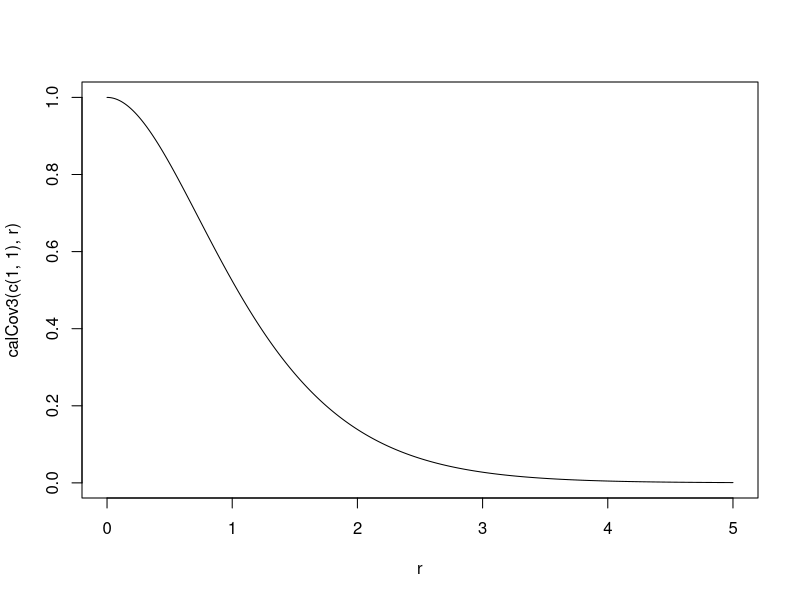
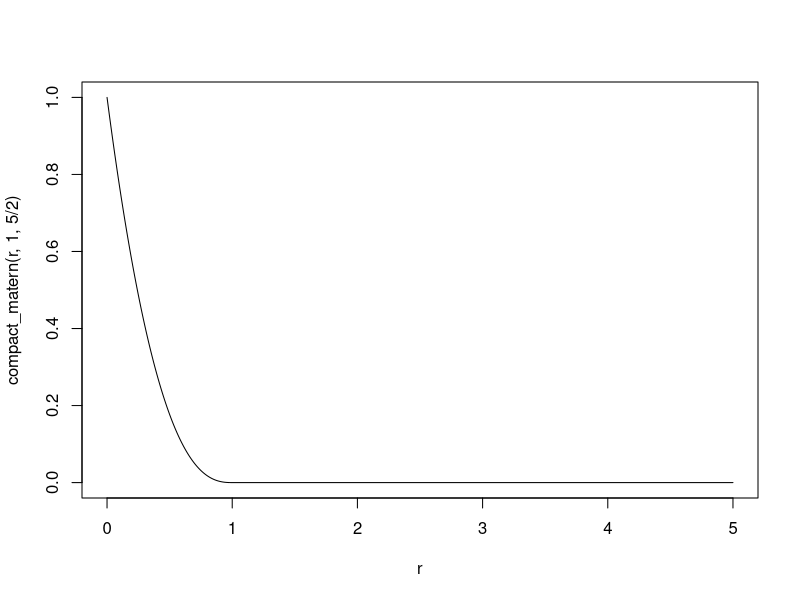
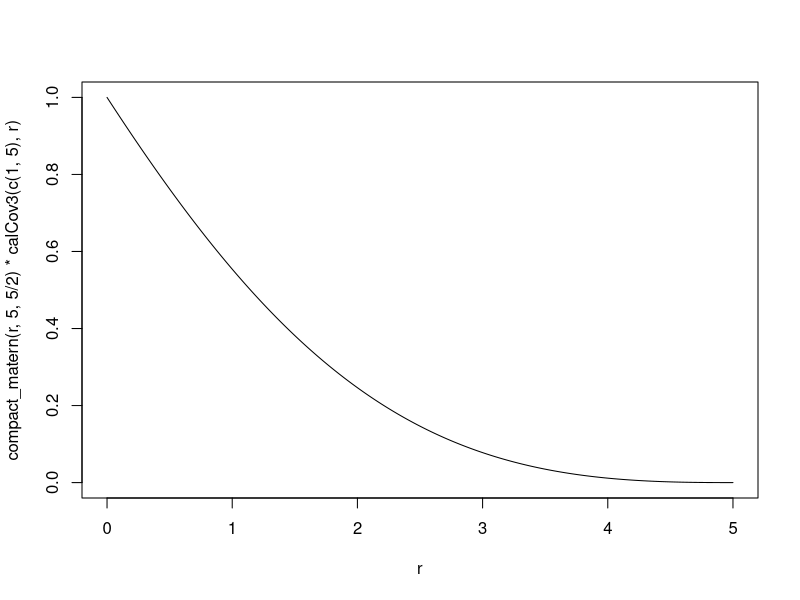
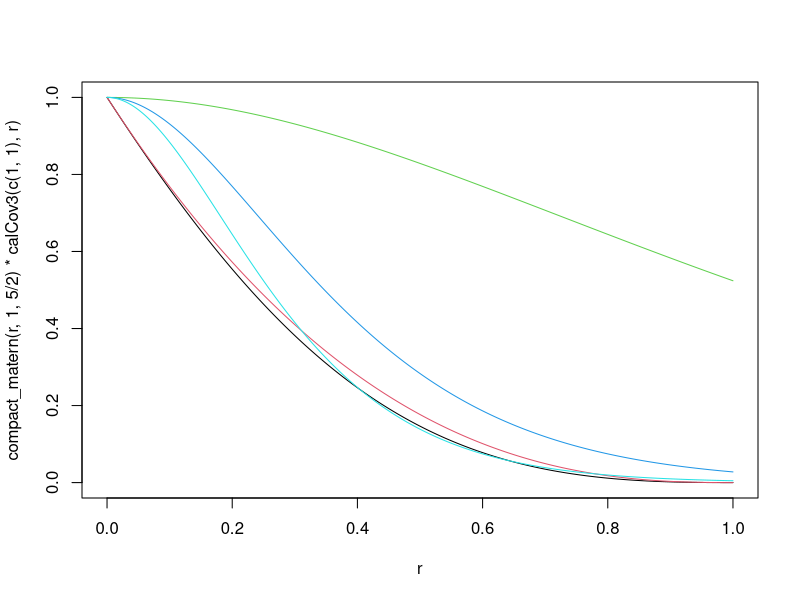
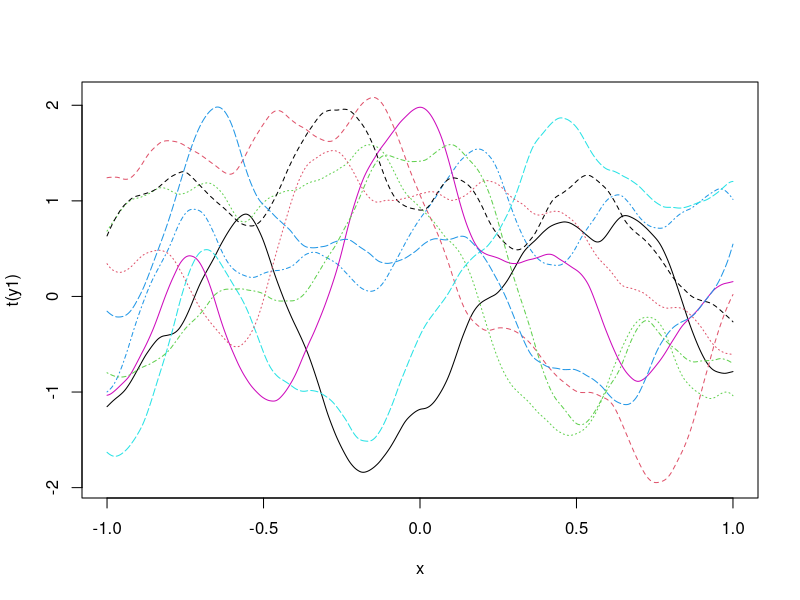
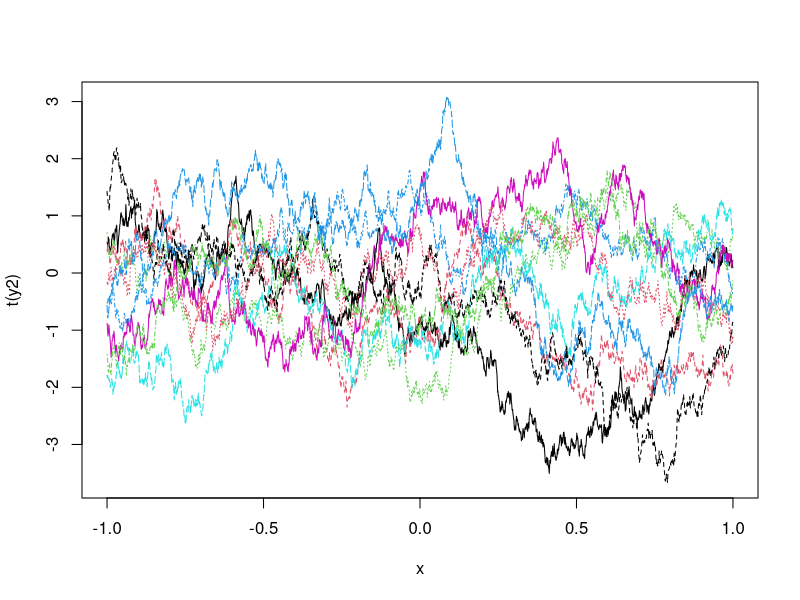
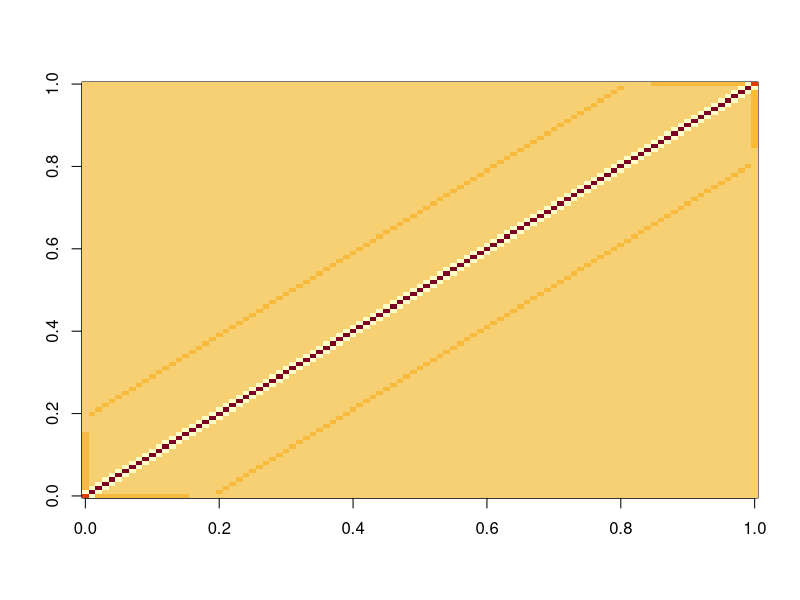
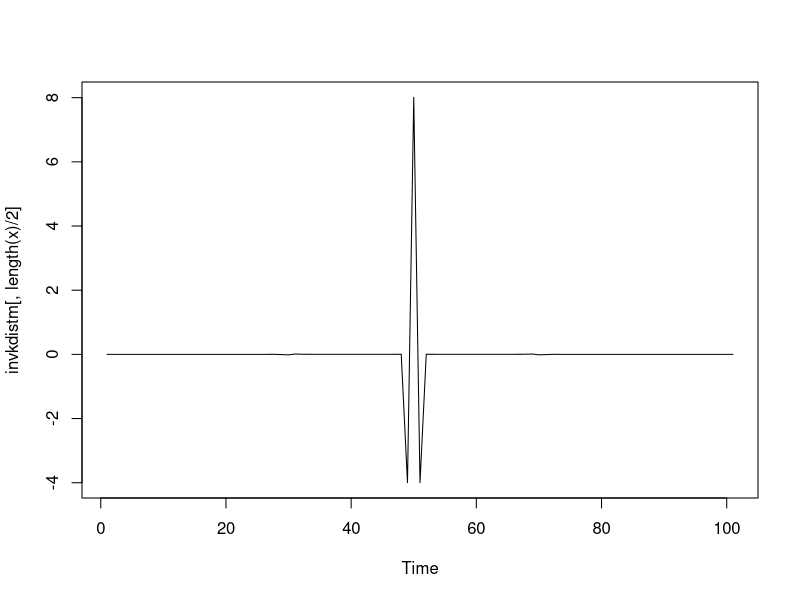

These figures' R source, in order:
calCov3 <- function(phi, r) {
  r2 <- r^2
  phi[1] * (1 + ((sqrt(5)*r)/phi[2]) + ((5*r2)/(3*phi[2]^2))) * exp((-sqrt(5)*r)/phi[2])
}

r <- seq(0,5,0.01)
plot(r, calCov3(c(1,1), r), type="l")

compact_matern <- function(r, bandrange, nu) {
  pmax(1-r/bandrange, 0)^nu
}

r <- seq(0,5,0.01)
plot(r, compact_matern(r,1,5/2), type="l")

plot(r, compact_matern(r,5,5/2)*calCov3(c(1,5), r), type="l")

r <- seq(0,1,0.001)
plot(r, compact_matern(r,1,5/2)*calCov3(c(1,1), r), type="l")
lines(r, compact_matern(r,1,5/2), col=2)
lines(r, calCov3(c(1,1), r), col=3)
lines(r, calCov3(c(1,1/3), r), col=4)
lines(r, calCov3(c(1,1/4), r), col=5)

x <- seq(-1,1,0.001)
r <- as.matrix(dist(x))
cov1 <- calCov3(c(1,1/4), r)
cov2 <- compact_matern(r,1,5/2)
cov3 <- cov1*cov2

y1 <- MASS::mvrnorm(10, mu=rep(0,length(x)), cov1)
matplot(x, t(y1), type="l")


y2 <- MASS::mvrnorm(10, mu=rep(0,length(x)), cov2)
matplot(x, t(y2), type="l")

x <- seq(0,5,0.05)
distm <- as.matrix(dist(x))
kdistm <- compact_matern(distm,1,5/2)
invkdistm <- solve(kdistm)
image(invkdistm)
plot.ts(invkdistm[,length(x)/2])
plot.ts(invkdistm[(length(x)*0.45):(length(x)*0.55),length(x)/2])

